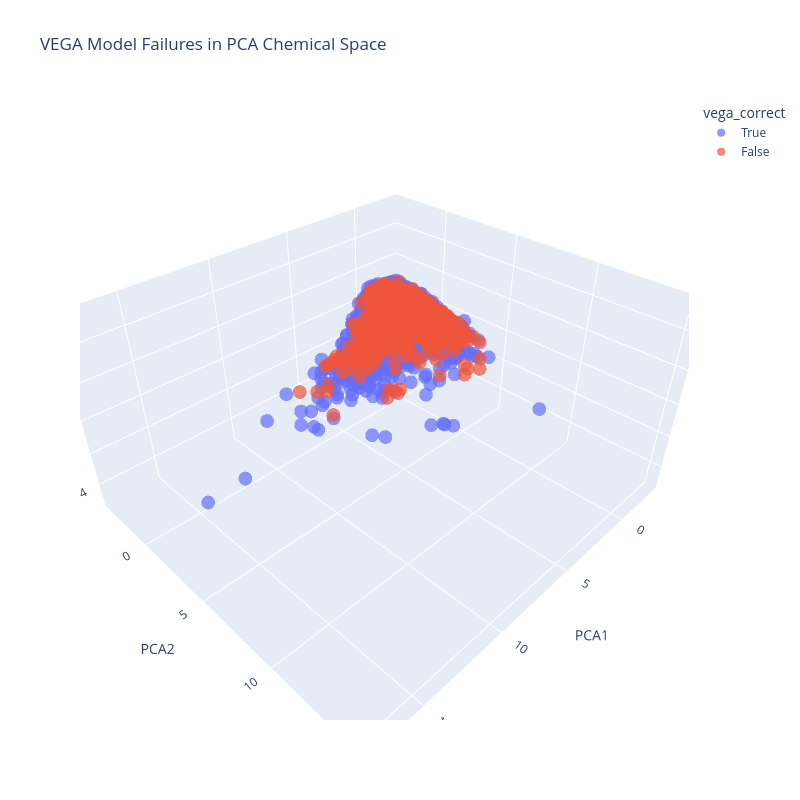

Notebook code cell kept with this figure:
### Markdown cell above
### PCA visualization with VEGA model errors highlighted

### Code cell
# VEGA correct points
fig = px.scatter_3d(
    df_pca_plot,
    x = "PCA1",
    y = "PCA2",
    z = "PCA3",
    color = "vega_correct",
    opacity=0.7,
    title = "VEGA Model Failures in PCA Chemical Space",
    labels={"VEGA Correct", "VEGA Failures"}
    )

fig.update_layout(
    width=800,
    height=800
)

fig.show()

### Figure 1 — Plotly figure (JSON) as saved in the notebook; plotly's stock layout.template omitted (floating-point values rounded to 4 significant figures; data arrays with more than 128 entries replaced by an {"elided": "..."} marker saying what was removed)
{"data": [{"hovertemplate": "vega_correct=True<br>PCA1=%{x}<br>PCA2=%{y}<br>PCA3=%{z}<extra></extra>", "legendgroup": "True", "marker": {"color": "#636efa", "opacity": 0.7, "symbol": "circle"}, "mode": "markers", "name": "True", "scene": "scene", "showlegend": true, "type": "scatter3d", "x": {"elided": "4606 float values"}, "y": {"elided": "4606 float values"}, "z": {"elided": "4606 float values"}}, {"hovertemplate": "vega_correct=False<br>PCA1=%{x}<br>PCA2=%{y}<br>PCA3=%{z}<extra></extra>", "legendgroup": "False", "marker": {"color": "#EF553B", "opacity": 0.7, "symbol": "circle"}, "mode": "markers", "name": "False", "scene": "scene", "showlegend": true, "type": "scatter3d", "x": {"elided": "1152 float values"}, "y": {"elided": "1152 float values"}, "z": {"elided": "1152 float values"}}], "layout": {"height": 800, "legend": {"title": {"text": "vega_correct"}, "tracegroupgap": 0}, "scene": {"domain": {"x": [0, 1], "y": [0, 1]}, "xaxis": {"title": {"text": "PCA1"}}, "yaxis": {"title": {"text": "PCA2"}}, "zaxis": {"title": {"text": "PCA3"}}}, "title": {"text": "VEGA Model Failures in PCA Chemical Space"}, "width": 800}}
